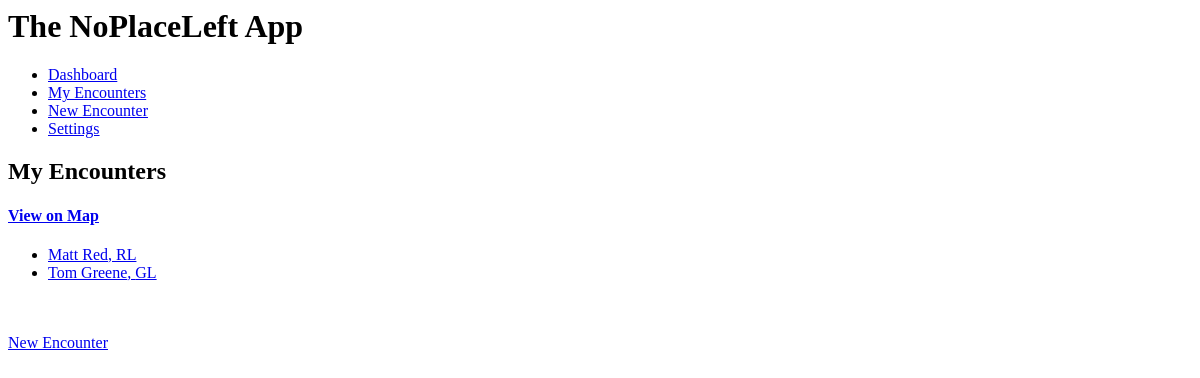
/npl/my_encounters/list/ (signed in), run on an earlier commit of the app's database.
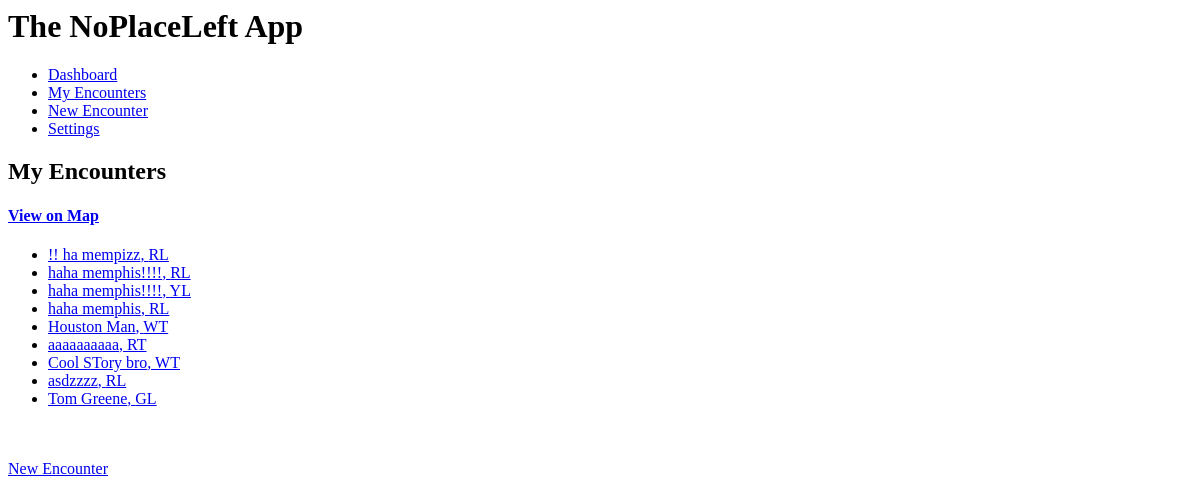
And on a later commit of the database.
### npl/models.py (models this page shows)
class Encounter(models.Model):
    laborer = models.ForeignKey(Laborer, on_delete=models.CASCADE)
    name = models.CharField(max_length=40)
    action_prayer = models.BooleanField(default=False)
    action_testimony = models.BooleanField(default=False)
    action_gospel = models.BooleanField(default=False)
    phone_number = models.IntegerField(blank=True, null=True)
    response = models.CharField(max_length=2, choices=MINISTRY_RESPONSES)
    response_description = models.CharField(max_length=40, null=True)
    notes = models.TextField(blank=True)
    date_time = models.DateTimeField(blank=True)
    is_oikos = models.BooleanField(default=False)
    street_address_number = models.CharField(max_length=10, blank=True, null=True)
    street_address_name = models.CharField(max_length=50, blank=True, null=True)
    apt_or_unit = models.CharField(max_length=15, blank=True, null=True)
    city = models.CharField(max_length=50, blank=True, null=True)
    state = models.CharField(max_length=20, blank=True, null=True)
    zip = models.IntegerField(blank=True, null=True)
    lat = models.FloatField(blank=True, null=True)
    lng = models.FloatField(blank=True, null=True)
    full_address = models.CharField(max_length=300, blank=True, null=True)

### npl/views.py (the view)
# urls.py: path('my_encounters/list/', views.EncounterIndexList.as_view(), name='my_encounters'),
class EncounterIndexList(generic.ListView):
    template_name = 'npl/encounters.html'
    context_object_name = 'encounters_list'
    def get_queryset(self):
        my_encounters = get_my_encounters(self.request)
        return my_encounters.order_by('-date_time')

### npl/views.py (called while the page is built)
def get_laborer_id(request):
    user_id = request.user.id
    return Laborer.objects.get(user__id=user_id).id

def get_my_encounters(request):
    my_laborer_id = get_laborer_id(request)
    return Encounter.objects.filter(laborer_id=my_laborer_id)

### npl/templates/npl/encounters.html (shortened to what this page needs)
{% extends "base.html" %}
{% block content %}
{% if encounters_list %}
<h2>My Encounters</h2>
<h4><a href="{% url 'npl:my_encounters_map' %}">View on Map</a></h4>
<ul>
    {% for encounter in encounters_list %}
    <li>
        <a href="{% url 'npl:detail_encounter' encounter.id %}">
            {{encounter.name}}, {{encounter.response}}
        </a>
    </li>
    {% endfor %}
</ul>
{% else %}
<p>You haven't had any encounters yet!</p>
{% endif %}
<br />
<br />
<a href="{% url 'npl:new_encounter' %}">New Encounter</a>
{% endblock %}

What changed in the data, as far as the page shows it:
no longer on this page (row edited): Encounter: name "Matt Red", response "RL"
added Encounter: name "!! ha mempizz", response "RL"
added Encounter: name "haha memphis!!!!", response "RL"
added Encounter: name "haha memphis!!!!", response "YL"
added Encounter: name "haha memphis", response "RL"
added Encounter: name "Houston Man", response "WT"
added Encounter: name "aaaaaaaaaa", response "RT"
added Encounter: name "Cool STory bro", response "WT"
added Encounter: name "asdzzzz", response "RL"
